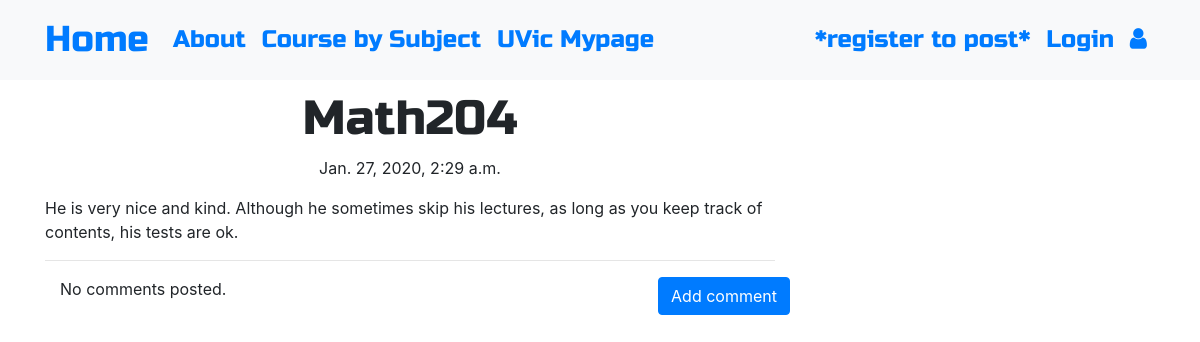
The page /post/5 on the database its author committed.
### blog/models.py (models this page shows, shortened)
class Post(models.Model):
    Course = models.CharField(max_length=200)
    When = models.CharField(max_length=200, blank=True, null=True)
    Instructor = models.CharField(max_length=200, blank=True, null=True)
    text = models.TextField()
    create_date=models.DateTimeField(default=timezone.now())
    published_date = models.DateTimeField(blank=True, null=True)

### blog/views.py (the view)
# urls.py: path('post/<int:pk>', views.PostDetailView.as_view(), name='post_detail'),
class PostDetailView(DetailView):
    model = Post

### blog/templates/blog/post_detail.html (shortened to what this page needs)
{% extends 'blog/base.html' %}
{% block content %}
        <h1 class='posttitle loader'>{{ post.Course }}</h1>
        {% if post.published_date %}
            <div class="date postdate">
                {{ post.published_date }}
            </div>
        {% else %}
            <a class="btn btn-outline-dark" href="{% url 'post_publish' pk=post.pk %}">Publish</a>
        {% endif %}
      <p class='postcontent' >{{ post.text|safe|linebreaksbr }}</p>
  <hr>
  <a class="btn btn-primary btn-comment" href="{% url 'add_comment_to_post' pk=post.pk %}">Add comment</a>
  <div class="container">
  {% for comment in post.comments.all %}
  <br>
      {% if user.is_authenticated or comment.approved_comment %}
              {{ comment.created_date }}
              {% if not comment.approved_comment %}
                  <a class="btn btn-primary" href="{% url 'comment_remove' pk=comment.pk %}"><span class="fa fa-remove"></span></a>
                  <a class="btn btn-primary" href="{% url 'comment_approve' pk=comment.pk %}"><span class="fa fa-check"></span></a>
              {% endif %}
          <p>{{ comment.text|safe|linebreaks }}</p>
          <p>Posted by: <strong>{{ comment.author }}</strong></p>
      {% endif %}
  {% empty %}
      <p>No comments posted.</p>
  {% endfor %}
</div>
{% endblock %}

### blog/static/css/blog.css (style rules this page uses)
.postdate { text-align: center; }
.posttitle { font-family: 'Russo One', sans-serif; font-size: 3em; text-align: center; }
.postcontent { font-family: 'Montserrat'; font-size: 1.5em; }
.btn-comment { position: absolute; right: 0px; }
.loader { filter:hue-rotate(0deg); color: linear-gradient(45deg,#0f8,#08f); animation:hue 5000ms infinite linear; }

### rows shown on the page
Post: Course "Math204", published_date "Jan. 27, 2020, 2:29 a.m.", text "He is very nice and kind. Although he sometimes skip his lectures, as long as you keep track of contents, his tests are ok."
